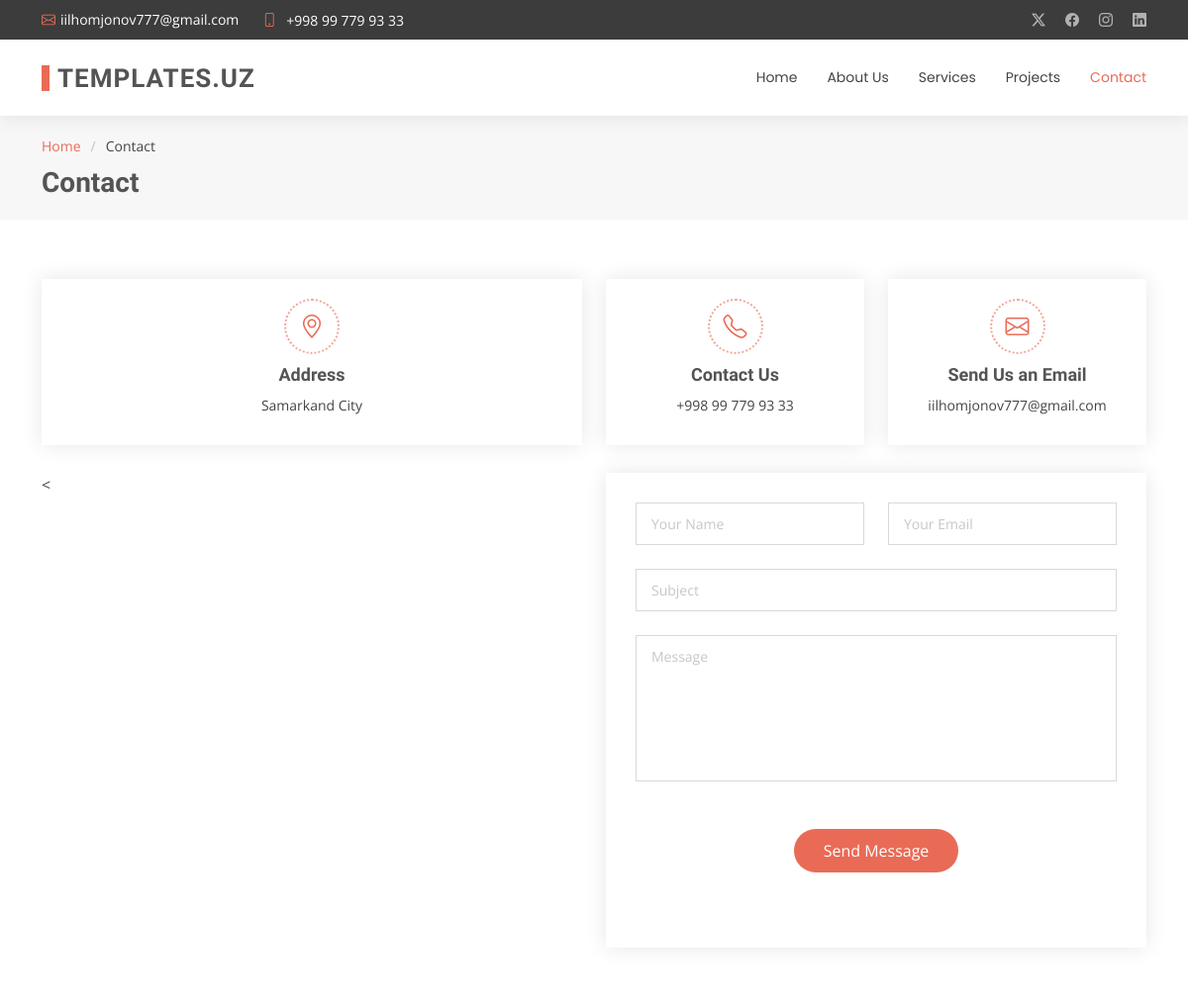
Page /contact.php (upper part) on the earlier database version.
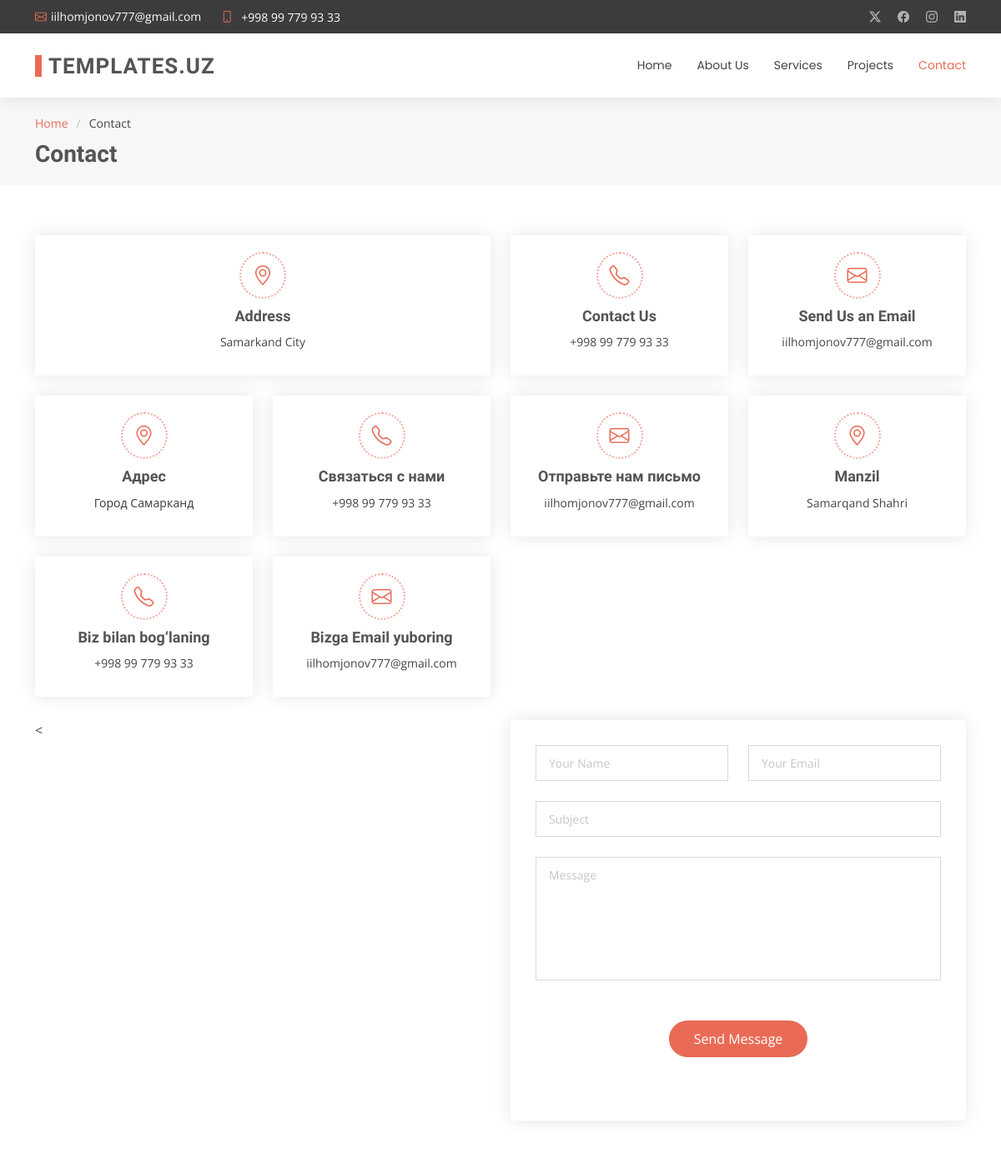
Same page on the later database version.
### tables this page shows
CREATE TABLE contact_box (
    id INT AUTO_INCREMENT PRIMARY KEY,
    lang_id INT,
    FOREIGN KEY (lang_id) REFERENCES languages(id),
    title VARCHAR(255),
    value VARCHAR(255),
    icon VARCHAR(255)
);

### config.php (called while the page is built, shortened)
<?php
class Database
{
    private $conn;
    public function __construct()
    {
        $this->conn = new mysqli(DB_SERVER, DB_USERNAME, DB_PASSWORD, DB_NAME);
    }
    public function executeQuery($sql, $params = [], $types = "")
    {
        $result = $this->conn->prepare($sql);
        if (!$result->execute()) {
            return "Execution error: " . $result->error;
        }
        return $result;
    }
    public function select($table, $columns = "*", $condition = "", $params = [], $types = "")
    {
        $sql = "SELECT $columns FROM $table" . ($condition ? " WHERE $condition" : "");
        $result = $this->executeQuery($sql, $params, $types);
        return $result->get_result()->fetch_all(MYSQLI_ASSOC);
    }
}

### contact.php (the view, shortened to what the changed rows need)
<?php
include './config.php';
$query = new Database();
  ?>
<!DOCTYPE html>
<html lang="en">
<head>
  <link href="assets/vendor/bootstrap/css/bootstrap.min.css" rel="stylesheet">
  <link href="assets/vendor/bootstrap-icons/bootstrap-icons.css" rel="stylesheet">
  <link href="assets/vendor/aos/aos.css" rel="stylesheet">
  <link href="assets/vendor/swiper/swiper-bundle.min.css" rel="stylesheet">
  <link href="assets/vendor/glightbox/css/glightbox.min.css" rel="stylesheet">
  <link href="assets/css/main.css" rel="stylesheet">
</head>
<body class="contact-page">
  <?php include 'includes/header.php' ?>
  <main class="main">
    <div class="page-title" data-aos="fade">
      <div class="container">
        <h1>Contact</h1>
      </div>
    </div>
    <section id="contact" class="contact section">
      <div class="container" data-aos="fade-up" data-aos-delay="100">
        <div class="row gy-4">
          <?php foreach ($contact_boxData as $contact): ?>
            <div class="col-lg-<?php echo ($contact['id'] == 1) ? '6' : '3'; ?> col-md-6">
              <div class="info-item d-flex flex-column justify-content-center align-items-center" data-aos="fade-up"
                data-aos-delay="100">
                <i class="<?php echo $contact['icon']; ?>"></i>
                <h3><?php echo $contact['title']; ?></h3>
                <p><?php echo $contact['value']; ?></p>
              </div>
            </div>
          <?php endforeach; ?>
        </div>
      </div>
    </section>
  </main>
</body>
</html>

### includes/header.php (shortened to what the changed rows need)
<?php $contact_boxData = $query->select('contact_box'); ?>
<header id="header" class="header sticky-top">
    <div class="topbar d-flex align-items-center dark-background">
        <div class="container d-flex justify-content-center justify-content-md-between">
            <div class="contact-info d-flex align-items-center">
                <i class="bi bi-envelope d-flex align-items-center">
                    <a href="mailto:<?php echo  $contact_boxData[2]['value']; ?>">
                        <?php echo  $contact_boxData[2]['value']; ?>
                    </a>
                </i>
                <i class="bi bi-phone d-flex align-items-center ms-4">
                    <span>
                        <a href="tel:<?php echo trim($contact_boxData[2]['value']); ?>">
                            <?php echo $contact_boxData[1]['value']; ?>
                        </a>
                    </span>
                </i>
            </div>
        </div>
    </div>
    <div class="branding">
        <div class="container position-relative d-flex align-items-center justify-content-between">
            <a href="./" class="logo d-flex align-items-center">
                <h1 class="sitename">Templates.uz<br></h1>
            </a>
        </div>
    </div>
</header>

Differences in the rows shown:
added contact_box: title "Адрес", value "Город Самарканд"
added contact_box: title "Связаться с нами", value "+998 99 779 93 33"
added contact_box: title "Отправьте нам письмо", value "iilhomjonov777@gmail.com"
added contact_box: title "Manzil", value "Samarqand Shahri"
added contact_box: title "Biz bilan bog‘laning", value "+998 99 779 93 33"
added contact_box: title "Bizga Email yuboring", value "iilhomjonov777@gmail.com"
